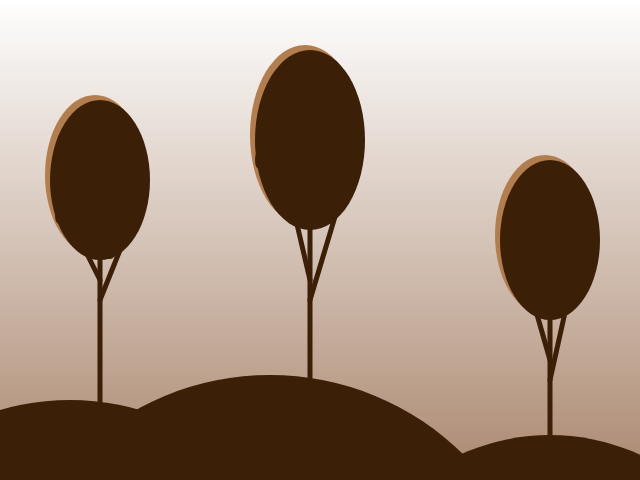
Frame 1 (no input)
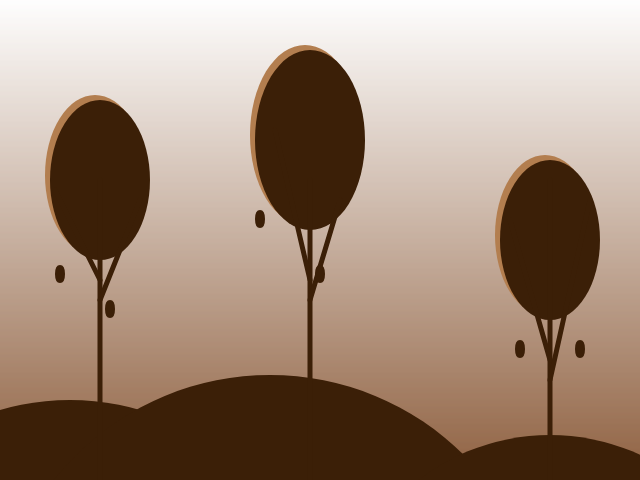
Frame 60 (no input)
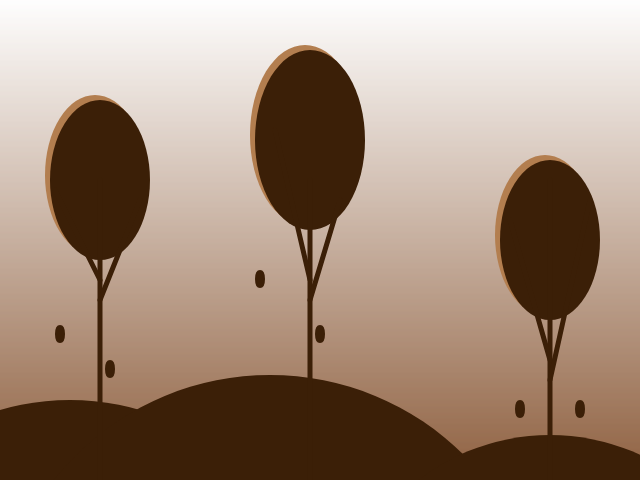
Frame 120 (the mouse pressed at the canvas centre since frame 60)

The p5.js sketch that drew these frames (run headless with seeded random() and noise() and a simulated clock; from frame 60 on, the mouse is pressed at the canvas centre):

// p5.js sketch
// ── sketch.js
let leafSpawnSpeed = 300;
let leafFallSpeedFast = 4;
let leafFallSpeed = 1;
let leafPosition = [0,0,0,0,0,0];
let leafSpawnIndex = 0;
let isVisible = true;
let randomFlicker = 80;
let drops = [];
let state = 1
function setup() {
  createCanvas(640,480);
  for (let i = 0; i < 300; i++) {
    let x = random(width);
    let y = random(height);
    drops.push({ x: x, y: y });
  }
}

function draw() {
  if (state ==1){
    peace();
  }
  else{
    fear();
  }
}

function mouseClicked(){
  state*=-1;
}

function peace() {
  let c1 = color(255, 255, 255); 
  let c2 = color(144, 98, 66); 
  gradientBG(0, 0, 640, 480, c1, c2);
  fill(179,126,79);
  noStroke();
  ellipse(95, 175, 100, 160);
  ellipse(305, 135, 110, 180);
  ellipse(545, 235, 100, 160);
  fill(59,31,7);
  noStroke();
  circle(70,650,500);
  circle(270,650,550);
  circle(550,650,430);
  fill(59,31,7);
  noStroke();
  ellipse(100, 180, 100, 160);
  ellipse(310, 140, 110, 180);
  ellipse(550, 240, 100, 160);
  stroke(59,31,7);
  strokeWeight(5);
  line(100,480,100,180);
  line(100,300,140,200);
  line(100,280,55,190);
  
  line(310,480,310,180);
  line(310,300,340,200);
  line(310,280,275,130);
  
  line(550,480,550,180);
  line(550,380,590,200);
  line(550,360,510,220);

  /*if(frameCount>leafSpawnSpeed){
    
  }
  
  ellipse(90, 160 + leafPosition[1], 5, 13);

  leafPosition[1] += leafFallSpeed;
  //print(leafFallSpeed);
  //leaves()*/
  
  leavesPeace(110,250,160,0);
  leavesPeace(60,215,190,1);
  
  leavesPeace(320,215,165,2);
  leavesPeace(260,160,220,3);
  
  leavesPeace(520,290,160,4);
  leavesPeace(580,290,190,5);
}


function leavesPeace(startX, startY, endY, i){
      ellipse(startX, startY + leafPosition[i], 5, 13);
      leafPosition[i] += leafFallSpeed;
  
      if(leafPosition[i] > endY)
      {
         leafPosition[i] = 0;
      }
}

function fear(){
  angleMode(DEGREES);
  
  flicker();
  rain();
  fill(166,20,20);
  noStroke();
  rotatedEllipse(95,175,100,160);
  rotatedEllipse(305,135,110,180);
  rotatedEllipse(545, 235, 100, 160);
  fill(41,0,0);
  noStroke();
  circle(70,650,500);
  circle(270,650,550);
  circle(550,650,430);
  fill(41,0,0);
  noStroke();
  rotatedEllipse(100, 180, 100, 160);
  rotatedEllipse(310, 140, 110, 180);
  rotatedEllipse(550, 240, 100, 160);
  stroke(41,0,0);
  strokeWeight(5);
  line(100,480,180,180);
  //line(140,,140,200); //+40
  //line(100,280,55,190);
  
  line(310,480,390,180);
  //line(310,300,340,200);
  //line(310,280,275,130);
  
  line(550,480,680,180);
  //line(550,380,590,200);
  //line(550,360,510,220);

  /*if(frameCount>leafSpawnSpeed){
    
  }
  
  ellipse(90, 160 + leafPosition[1], 5, 13);

  leafPosition[1] += leafFallSpeed;
  //print(leafFallSpeed);
  //leaves()*/
  
  leavesFear(110,280,160,0);
  leavesFear(60,250,190,1);
  
  leavesFear(320,215,165,2);
  leavesFear(260,220,220,3);
  
  leavesFear(130,280,160,4);
  leavesFear(350,215,190,5);
}
function gradientBG(x, y, w, h, c1, c2) {
  noFill();
  for (let i = y; i <= y + h; i++) {
    let inter = map(i, y, y + h, 0, 1);
    let gradColor = lerpColor(c1, c2, inter);
    stroke(gradColor);
    line(x, i, x + w, i);
  }
}

function leavesFear(startX, startY, endY, i){
      rotatedLeaves(startX + leafPosition[i], startY + leafPosition[i] , 5, 13);
      leafPosition[i] += leafFallSpeedFast;
  
      if(leafPosition[i] + startY > 640)
      {
         leafPosition[i] = 0;
      }
}

function rotatedEllipse(x,y,w,h){
  push();
  translate(x,y);
  rotate(25);
  ellipse(100,0,w,h);
  pop();
}

function rotatedLeaves(x,y,w,h){
  push();
  translate(x,y);
  rotate(-25);
  ellipse(100,0,w,h);
  pop();
}

function rain(){
  stroke(173, 216, 230); 
  strokeWeight(1);

  for (let drop of drops) {
    line(drop.x, drop.y, drop.x + 4, drop.y + 10);

    drop.x += 2;
    drop.y += 5;

    if (drop.y > height || drop.x > width) {
      drop.x = random(-1200, width); 
      drop.y = random(-100, 0);
    }
  }
}

function flicker(){
  let c3 = color(84,72,72); 
  let c4 = color(41,0,0); 
  let c5 = color(255,255,255);
  if (isVisible) {
    gradientBG(0, 0, 640, 480, c3, c4);
  } else {
    gradientBG(0, 0, 640, 480, c5, c4);
  }
  if (frameCount>randomFlicker){
    isVisible = !isVisible;
    if(isVisible){
         randomFlicker+=random(30,120);
       }
    else{
      randomFlicker+=random(10,30);
    }
    
  }
}
